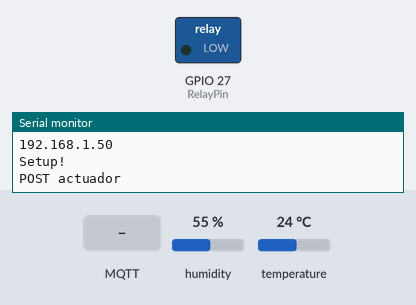
Recording of a program running on a simulated ESP32. Shown: switched loads named in the program (green lamp = pin HIGH), the last lines printed to the serial monitor. Inputs (shaded band) come from the test bench; at power-on: humidity 55 %, temperature 24 °C. WiFi joins after 1.5 s; servers stay silent unless stated; uploads are accepted with an empty reply; no MQTT or app messages arrive unless stated.

Above: at 2.7 s.
2.8 s: MQTT message "ON" arrives on the first subscribed topic
At 5.2 s:
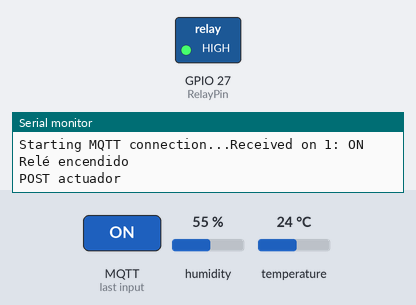
5.5 s: MQTT message "OFF" arrives on the first subscribed topic
At 7.3 s:
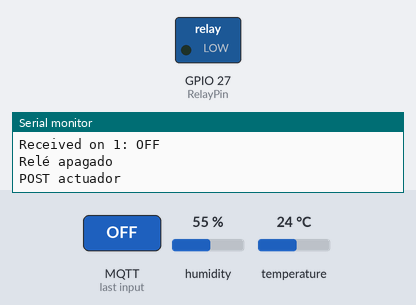
Timing chart, 0 to 8.8 s (numbered marks = the images above; inputs shaded):
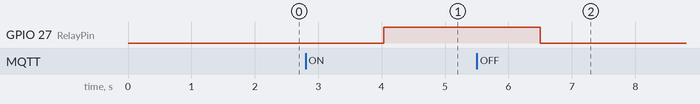

The program:

main.cpp
```cpp
#include <HTTPClient.h>
#include "ArduinoJson.h"
#include <WiFiUdp.h>
#include <PubSubClient.h>
#include <Adafruit_Sensor.h>
#include <DHT.h>

#define DHTPIN1 26     // El pin al que está conectado el sensor
#define DHTTYPE DHT11 // Tipo de sensor DHT que estás utilizando
DHT dht1(DHTPIN1, DHTTYPE);

const int RelayPin = 27;
bool isRelayOn = false;

//#define DHTPIN2 25     // El pin al que está conectado el sensor
//DHT dht2(DHTPIN2, DHTTYPE);

// Replace 0 by ID of this current device
const int DEVICE_ID = 124;

int test_delay = 1000; // so we don't spam the API
boolean describe_tests = true;

// Replace 0.0.0.0 by your server local IP (ipconfig [windows] or ifconfig [Linux o MacOS] gets IP assigned to your PC)
String serverName = "http://192.168.156.96:8081/";
HTTPClient http;

// Replace WifiName and WifiPassword by your WiFi credentials
#define STASSID "Note8Juanjo"    //"Your_Wifi_SSID"
#define STAPSK "internetmovil" //"Your_Wifi_PASSWORD"

// MQTT configuration
WiFiClient espClient;
PubSubClient client(espClient);

// Server IP, where de MQTT broker is deployed
const char *MQTT_BROKER_ADRESS = "192.168.156.96";
const uint16_t MQTT_PORT = 1883;

// Name for this MQTT client
const char *MQTT_CLIENT_NAME = "ArduinoClient_1";

// callback a ejecutar cuando se recibe un mensaje
// en este ejemplo, muestra por serial el mensaje recibido
void OnMqttReceived(char *topic, byte *payload, unsigned int length) {
  Serial.print("Received on ");
  Serial.print("1");
  Serial.print(": ");

  String content = "";
  for (size_t i = 0; i < length; i++) {
    content.concat((char)payload[i]);
  }
  Serial.print(content);
  Serial.println();

  // Comprueba si el mensaje es "ON" o "OFF"

  if (content.equalsIgnoreCase("ON")) {
    // Enciende el relé
    digitalWrite(RelayPin, HIGH);
    Serial.println("Relé encendido");
    isRelayOn = true;
  } else if (content.equalsIgnoreCase("OFF")) {
    // Apaga el relé
    digitalWrite(RelayPin, LOW);
    Serial.println("Relé apagado");
    isRelayOn = false;
  }

}

// inicia la comunicacion MQTT
// inicia establece el servidor y el callback al recibir un mensaje
void InitMqtt()
{
  client.setServer(MQTT_BROKER_ADRESS, MQTT_PORT);
  client.setCallback(OnMqttReceived);
}


// Setup
void setup()
{
  Serial.begin(9600);
  dht1.begin();
   // Configura el pin del relé como salida
  pinMode(RelayPin, OUTPUT);
  // Inicialmente apaga el relé
  digitalWrite(RelayPin, LOW);
  //dht2.begin();
  Serial.println();
  Serial.print("Connecting to ");
  Serial.println(STASSID);

  /* Explicitly set the ESP32 to be a WiFi-client, otherwise, it by default,
     would try to act as both a client and an access-point and could cause
     network-issues with your other WiFi-devices on your WiFi-network. */
  WiFi.mode(WIFI_STA);
  WiFi.begin(STASSID, STAPSK);

  while (WiFi.status() != WL_CONNECTED)
  {
    delay(500);
    Serial.print(".");
  }

  InitMqtt();

  Serial.println("");
  Serial.println("WiFi connected");
  Serial.println("IP address: ");
  Serial.println(WiFi.localIP());
  Serial.println("Setup!");
}

// conecta o reconecta al MQTT
// consigue conectar -> suscribe a topic y publica un mensaje
// no -> espera 5 segundos
void ConnectMqtt()
{
  Serial.print("Starting MQTT connection...");


  if (client.connect(MQTT_CLIENT_NAME))
  {
    client.subscribe("1");
    //client.publish("hello/world", "connected");
  }
  else
  {
    Serial.print("Failed MQTT connection, rc=");
    Serial.print(client.state());
    Serial.println(" try again in 5 seconds");

    delay(5000);
  }
}

// gestiona la comunicación MQTT
// comprueba que el cliente está conectado
// no -> intenta reconectar
// si -> llama al MQTT loop
void HandleMqtt()
{
  if (!client.connected())
  {
    ConnectMqtt();
  }
  client.loop();
}

String response;

String serializeSensorValueBody(int idSensors, long timeStamp, int temperatura, int idPlaca, int idGroup)
{
  // StaticJsonObject allocates memory on the stack, it can be
  // replaced by DynamicJsonDocument which allocates in the heap.
  //
  DynamicJsonDocument doc(2048);

  // Derive isBedroom based on idPlaca
  bool isBedroom = (idPlaca % 2 == 0) ? false : true; // isBedroom es false si idPlaca es par, true si es impar

  // Add values in the document
  //
  doc["idSensors"] = idSensors;
  doc["timeStamp"] = timeStamp;
  doc["temperatura"] = temperatura;
  doc["isBedroom"] = isBedroom;
  doc["idPlaca"] = idPlaca;
  doc["idGroup"] = idGroup;

  // Generate the minified JSON and send it to the Serial port.
  //
  String output;
  serializeJson(doc, output);
  Serial.println(output);

  return output;
}

String serializeActuatorStatusBody(int idActuators,long timeStamp, bool estado, int idPlaca, int idGroup)
{
  DynamicJsonDocument doc(2048);

  doc["idActuators"] = idActuators;
  doc["timeStamp"] = timeStamp;
  doc["estado"] = estado;
  doc["idPlaca"] = idPlaca;
  doc["idGroup"] = idGroup;

  String output;
  serializeJson(doc, output);
  return output;
}

void deserializeActuatorStatusBody(String responseJson)
{
  if (responseJson != "")
  {
    DynamicJsonDocument doc(2048);

    // Deserialize the JSON document
    DeserializationError error = deserializeJson(doc, responseJson);

    // Test if parsing succeeds.
    if (error)
    {
      Serial.print(F("deserializeJson() failed: "));
      Serial.println(error.f_str());
      return;
    }

    // Fetch values.
    int idActuators = doc["idActuators"];
    long timeStamp = doc["timeStamp"];
    bool estado = doc["estado"];
    int idPlaca = doc["idPlaca"];
    int idGroup = doc["idGroup"];

    Serial.println(("Actuator status deserialized: [idActuators: " + String(idActuators) + ", timeStamp: " + String(timeStamp) + ", estado: " + String(estado) + ", idGroup" + String(idGroup) + "]").c_str());
  }
}

void deserializeSensorStatusBody(String responseJson)
{
  if (responseJson != "")
  {
    DynamicJsonDocument doc(2048);

    // Deserialize the JSON document
    DeserializationError error = deserializeJson(doc, responseJson);

    // Test if parsing succeeds.
    if (error)
    {
      Serial.print(F("deserializeJson() failed: "));
      Serial.println(error.f_str());
      return;
    }

    // Fetch values.
    int idSensors = doc["idSensors"];
    long timeStamp = doc["timeStamp"];
    int temperatura = doc["temperatura"];
    bool isBedroom = doc["isBedroom"];
    int idPlaca = doc["idPlaca"];
    int idGroup = doc["idGroup"];

    Serial.println(("Actuator status deserialized: [idSensors: " + String(idSensors) + ", timeStamp: " + String(timeStamp) + ", temperatura: " + String(temperatura) + ", isBedroom" + String(isBedroom) + ", idPlaca: " + String(idPlaca) + ", idGroup: " + String(idGroup) + "]").c_str());
  }
}

void test_response(int httpResponseCode)
{
  delay(test_delay);
  if (httpResponseCode > 0)
  {
    Serial.print("HTTP Response code: ");
    Serial.println(httpResponseCode);
    String payload = http.getString();
    Serial.println(payload);
  }
  else
  {
    Serial.print("Error code: ");
    Serial.println(httpResponseCode);
  }
}

void describe(char *description)
{
  if (describe_tests)
    Serial.println(description);
}

void POST_tests()
{
  String actuator_states_body = serializeActuatorStatusBody(1, millis(), isRelayOn, 1, 1);
  describe("POST actuador");
  String serverPath = serverName + "api/actuators";
  http.begin(serverPath.c_str());
  test_response(http.POST(actuator_states_body));


  float temperatura1 = dht1.readTemperature();
  //float temperatura2 = dht2.readTemperature();
  String sensor_value_body1 = serializeSensorValueBody(1, millis(), temperatura1, 1, 1);
  //String sensor_value_body2 = serializeSensorValueBody(2, millis(), temperatura2, 2, 1);

 /*
 String sensor_value_body1 = serializeSensorValueBody(1, millis(), random(20,40), 1, 1);
  String sensor_value_body2 = serializeSensorValueBody(2, millis(), random(20,40), 2, 1);
  */
  describe("POST sensor");
  serverPath = serverName + "api/sensors";
  http.begin(serverPath.c_str());
  test_response(http.POST(sensor_value_body1));
  //test_response(http.POST(sensor_value_body2));
}

// Run the tests!
void loop()
{
  POST_tests();
  HandleMqtt();
}
```

Measured:
- after the input at 2.8 s, GPIO 27 (RelayPin): LOW → HIGH after 1.2 s
- after the input at 5.5 s, GPIO 27 (RelayPin): HIGH → LOW after 1.0 s
